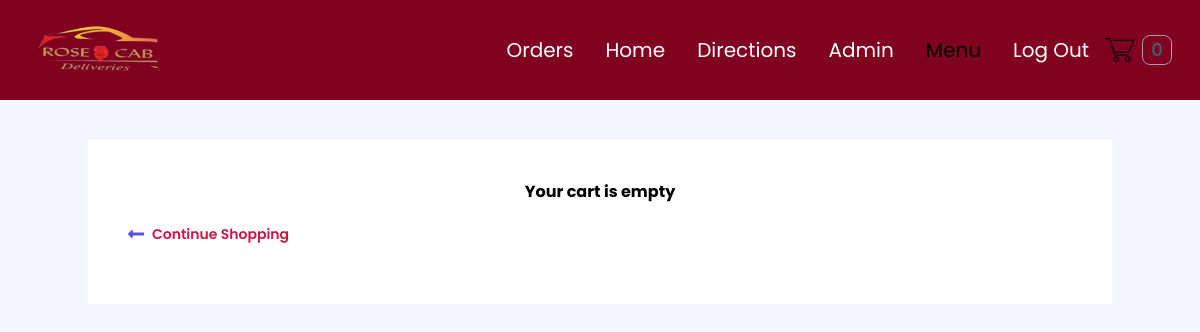
The page /cart/ (signed in) on the database as committed earlier.
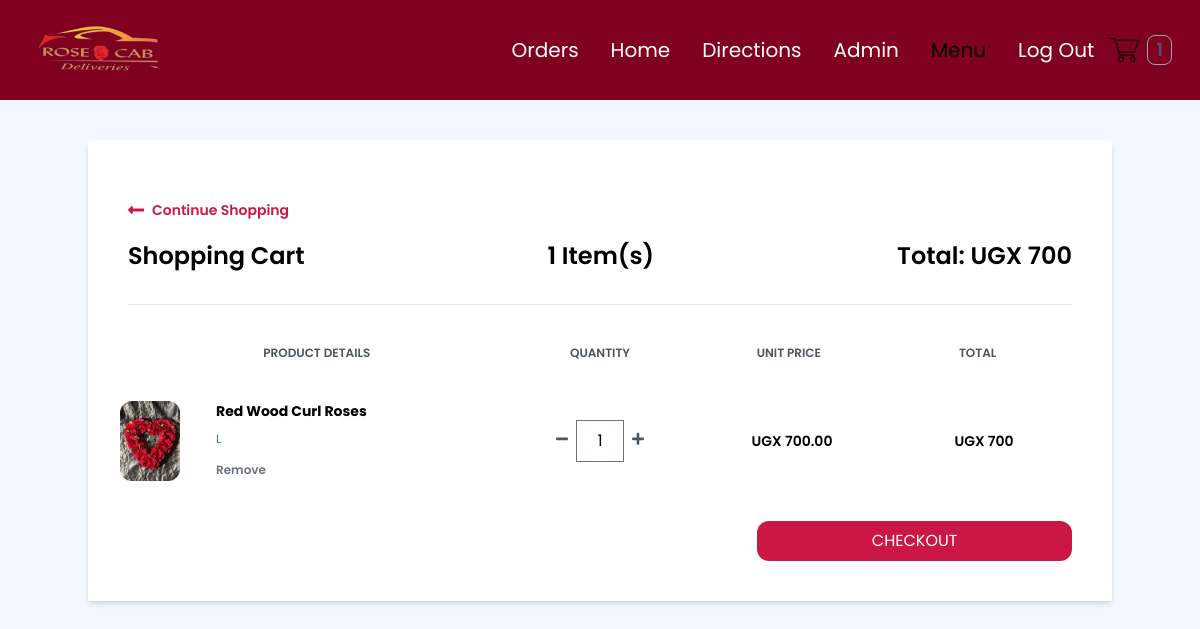
The same page on the database as committed later.
### order/models.py (models this page shows, shortened)
class Order(models.Model):
    PAYMENT_CHOICES = (("cash", "cash"), ("online", "online"))
    DELIVERY_CHOICES = (("delivery", "delivery"), ("carryout", "carryout"))
    transaction_id = models.UUIDField(
        primary_key=True, default=uuid.uuid4, editable=True
    )
    customer = models.ForeignKey(Customer, on_delete=models.CASCADE)
    STATUS =(
        ('Pending','Pending'),
        ('Order Confirmed','Order Confirmed'),
        ('Out for Delivery','Out for Delivery'),
        ('Delivered','Delivered'),
    )
    status=models.CharField(max_length=50,null=True,choices=STATUS,default='Pending')
    date_ordered = models.DateTimeField(auto_now_add=True)
    date_modified = models.DateTimeField(auto_now=True)
    complete = models.BooleanField(default=False)
    paid = models.BooleanField(default=False)
    payment_method = models.CharField(max_length=10, choices=PAYMENT_CHOICES)
    delivery_method = models.CharField(max_length=10, choices=DELIVERY_CHOICES)
    shipping = models.ForeignKey(
        "ShippingAddress", on_delete=models.SET_NULL, blank=True, null=True
    )
    pickup = models.ForeignKey(
        "PickUpDetail", on_delete=models.SET_NULL, blank=True, null=True
    )
    coupon = models.ForeignKey(
        "Coupon", on_delete=models.SET_NULL, blank=True, null=True
    )
    email = models.EmailField(max_length=70, null=True, blank=True)
    phone = models.CharField(max_length=20, null=True, blank=True)
    @property
    def get_cart_subtotal(self):
        order_items = self.orderitem_set.all()
        total = sum([item.get_total for item in order_items])
        return total
    get_cart_subtotal.fget.short_description = "Subtotal"
    @property
    def get_cart_total(self):
        total = self.get_cart_subtotal
        if self.coupon:
            total = total - self.get_coupon_value
        return total
    get_cart_total.fget.short_description = "Total"
    @property
    def get_cart_items(self):
        order_items = self.orderitem_set.all()
        total = sum([item.quantity for item in order_items])
        return total
    get_cart_items.fget.short_description = "# Items"
    @property
    def get_coupon_value(self):
        if self.coupon:
            if self.coupon.discount_type == "Percent":
                coupon_value = round(
                    self.get_cart_subtotal * self.coupon.discount_amount / 100, 2
                )
            else:
                coupon_value = self.coupon.discount_amount
        else:
            coupon_value = None
        return coupon_value
    get_coupon_value.fget.short_description = "Coupon"

class OrderItem(models.Model):
    product = models.ForeignKey(Product, on_delete=models.CASCADE)
    order = models.ForeignKey(Order, on_delete=models.CASCADE)
    variation = models.ForeignKey(
        ProductVariant, on_delete=models.SET_NULL, blank=True, null=True
    )
    quantity = models.IntegerField(default=0)
    date_added = models.DateTimeField(auto_now_add=True)
    @property
    def get_total(self):
        if self.product.has_variants:
            total = self.variation.price * self.quantity
        else:
            total = self.product.price * self.quantity
        return total
    get_total.fget.short_description = "Total"
    def image_tag(self):
        return mark_safe(
            f'<img src="{self.product.image.url}" width="100" height="100" />'
        )
    image_tag.short_description = "Image"

### store/models.py (models this page shows, shortened)
class Product(models.Model):
    id = models.UUIDField(primary_key=True, default=uuid.uuid4, editable=False)
    name = models.CharField(max_length=100)
    price = models.DecimalField(max_digits=6, decimal_places=2, blank=True, null=True)
    desc = models.TextField(max_length=500, blank=True, null=True)
    image = models.ImageField(blank=True, upload_to="images")
    created_at = models.DateField(auto_now_add=True)
    updated_at = models.DateField(auto_now=True)
    product_category = models.ForeignKey(
        "Category", on_delete=models.CASCADE, null=True, blank=True
    )
    class Meta:
        ordering = ("product_category",)
    def image_tag(self):  # pragma: no cover
        if self.image:
            return mark_safe(f'<img src="{self.image.url}" width="100" height="100" />')
    image_tag.short_description = "Image"
    @property
    def has_variants(self):
        if self.productvariant_set.count() > 0:
            return True
        else:
            return False

class ProductVariant(models.Model):
    title = models.CharField(max_length=100, blank=True, null=True)
    product = models.ForeignKey(Product, on_delete=models.CASCADE)
    size = models.ForeignKey(Size, on_delete=models.CASCADE)
    price = models.DecimalField(max_digits=6, decimal_places=2)

class Size(models.Model):
    name = models.CharField(max_length=20, blank=True, null=True, unique=True)

### order/views.py (the view)
# urls.py: path("cart/", views.cart, name="cart"),
def cart(request):
    try:
        customer = get_customer_or_guest(request)
    except:
        return redirect("store:products")
    customer_order = Order.objects.filter(customer=customer, complete=False)
    if customer_order.exists():
        customer_items = OrderItem.objects.filter(order_id__in=customer_order).order_by(
            "product__name", "-variation__size"
        )
        customer_order = customer_order[0]
    else:
        customer_order, customer_items = None, None
    context = {
        "order": customer_order,
        "items": customer_items,
    }
    return render(request, "order/cart.html", context)

### order/views.py (called while the page is built)
def get_customer_or_guest(request):
    if request.user.is_authenticated:
        customer = request.user.customer
    else:
        customer, created = Customer.objects.get_or_create(
            device=request.COOKIES["device"]
        )
    return customer

### store/context_processors.py (called while the page is built, shortened)
def get_cart_quantity(request):
    if request.user.is_authenticated:
        try:
            customer = request.user.customer
        except:
            number_of_items = 0
    try:
        customer_order = Order.objects.filter(customer=customer, complete=False)[0]
        number_of_items = customer_order.get_cart_items
    except:
        number_of_items = 0
    return {"cart_quantity": number_of_items}

### templates/order/cart.html (shortened to what this page needs)
{% extends 'store/base.html' %} {% block content %} {% if not items %}
<div class="container mx-auto mt-10">
  <div class="w-full bg-white p-10 text-center">
    <h2 class="font-bold">Your cart is empty</h2>
    <div>
      <a id="links"
        href="{% url 'store:products' %}"
        class="flex font-semibold text-indigo-600 text-sm my-5 w-1/4"
      >
        <svg
          class="fill-current mr-2 text-indigo-600 w-4"
          viewBox="0 0 448 512"
        >
          <path
            d="M134.059 296H436c6.627 0 12-5.373 12-12v-56c0-6.627-5.373-12-12-12H134.059v-46.059c0-21.382-25.851-32.09-40.971-16.971L7.029 239.029c-9.373 9.373-9.373 24.569 0 33.941l86.059 86.059c15.119 15.119 40.971 4.411 40.971-16.971V296z"
          />
        </svg>
        Continue Shopping
      </a>
    </div>
  </div>
</div>
{% else %}
<div class="container mx-auto mt-10">
  <div class="flex flex-col shadow-md my-10">
    <div class="w-full bg-white p-3 md:p-10">
      <a id="links"
        href="{% url 'store:products' %}"
        class="flex font-semibold text-sm my-5 w-1/4"
      >
        <svg
          class="fill-current mr-2 w-4"
          viewBox="0 0 448 512"
        >
          <path
            d="M134.059 296H436c6.627 0 12-5.373 12-12v-56c0-6.627-5.373-12-12-12H134.059v-46.059c0-21.382-25.851-32.09-40.971-16.971L7.029 239.029c-9.373 9.373-9.373 24.569 0 33.941l86.059 86.059c15.119 15.119 40.971 4.411 40.971-16.971V296z"
          />
        </svg>
        Continue Shopping
      </a>
      <div class="flex justify-between border-b pb-8">
        <h1 class="font-semibold text-2xl">Shopping Cart</h1>
        <h2 class="font-semibold text-2xl">{{order.get_cart_items}} Item(s)</h2>
        <h2 class="font-semibold text-2xl">
          Total: UGX&nbsp;{{order.get_cart_subtotal|floatformat:0}}
        </h2>
      </div>
      <div
        class="flex mt-10 mb-5 font-semibold text-center text-gray-600 text-xs uppercase"
      >
        <h3 class="w-2/5">Product Details</h3>
        <h3 class="w-1/5 text-center">Quantity</h3>
        <h3 class="w-1/5 text-center">Unit Price</h3>
        <h3 class="w-1/5 text-center">Total</h3>
      </div>
      {% for item in items %}
      <div class="flex items-center hover:bg-gray-100 -mx-8 px-6 py-5">
        <div class="flex w-2/5">
          <div class="w-20">
            <img
              class="h-20 rounded-xl"
              src="{{item.product.image.url}}"
              alt=""
            />
          </div>
          <div class="flex flex-col justify-between ml-4 flex-grow">
            <span class="font-bold text-sm">{{ item.product.name|title }}</span>
            <span class="text-green-500 text-xs"
              >{{item.variation.size.name}}</span
            >
            <form
              action="{% url 'order:remove-from-cart' item.id %}"
              method="post"
            >
              <button
                type="submit"
                class="font-semibold hover:text-red-500 text-gray-500 text-xs"
              >
                Remove
              </button>
            </form>
          </div>
        </div>
        <div
          class="flex justify-center items-center w-1/5 individual-container"
        >
          <form
            action="{% url 'order:reduce-product-quantity' item.pk %}"
            method="post"
          >
            <button type="submit">
              <svg class="fill-current text-gray-600 w-3" viewBox="0 0 448 512">
                <path
                  d="M416 208H32c-17.67 0-32 14.33-32 32v32c0 17.67 14.33 32 32 32h384c17.67 0 32-14.33 32-32v-32c0-17.67-14.33-32-32-32z"
                />
              </svg>
            </button>
          </form>
          <input
            class="quantity mx-2 border text-center w-12"
            type="number"
            value="{{item.quantity}}"
            min="1"
            oninput="validity.valid||(value='');"
            id="{{item.pk}}"
          />
          <form
            action="{% url 'order:increase-product-quantity' item.pk %}"
            method="post"
          >
            <button type="submit">
            </button>
          </form>
        </div>
        <h1 class="text-center w-1/5 font-semibold text-sm">
          UGX&nbsp;{% firstof item.variation.price item.product.price|floatformat:0 %}
        </h1>
        <span class="text-center w-1/5 font-semibold text-sm"
          >UGX&nbsp;{{item.get_total|floatformat:0}}</span
        >
      </div>
      {% endfor %}
      <div class="mt-5">
        <form action="{% url 'order:checkout' %}" method="POST">
          <button id="add-cart-btn"
            type="submit"
            class="rounded-xl w-1/3 py-2 mt-2 uppercase flex items-center justify-center ml-auto"
          >
            Checkout
          </button>
        </form>
      </div>
    </div>
  </div>
</div>
{% endif %}
{% endblock %}

### templates/store/base.html (shortened to what this page needs)
{% load static %}
<!DOCTYPE html>
<html lang="en">
<head>
  <link href="https://cdnjs.cloudflare.com/ajax/libs/font-awesome/5.10.0/css/all.min.css" rel="stylesheet">
  <link rel="stylesheet" href="{% static 'store/src/styles.css' %}" />
  <link rel="stylesheet" href="{% static 'store/src/customStyles.css' %}" />
  <link rel="stylesheet" href="//cdnjs.cloudflare.com/ajax/libs/timepicker/1.3.5/jquery.timepicker.min.css" />
</head>
<body class="m-0 p-0" style="background-color: rgb(243, 246, 255);">
  <nav class="p-5 flex" style="background-color:#800020; font-family: 'Poppins', sans-serif;">
    <div class="flex justify-between items-center">
      <a href="{% url 'store:products' %}" class="flex">
        <h1 class="m-0 display-4 text-primary"><span class="text-secondary"><img
          src="{% static 'home/img/rosecab.png' %}" alt="logo" style="height: 60px; width:150px;"></span></h1>
      </a>
    </div>
    {% with request.resolver_match.url_name as url_name %}
    <ul class="flex ml-auto items-center">
      {% if user.is_authenticated %}
      <li
        class="text-xl mx-4 hover:text-teal-900 duration-500 {% if url_name == 'my_orders' %} text-teal-700 {% endif %}">
        <a href="{% url 'users:my_orders' %}">Orders</a>
      </li>
      {% endif %}
      <li
        class="text-xl mx-4 hover:text-teal-900 duration-500 {% if url_name == 'products' %} text-teal-700 {% endif %}">
        <a href="{% url 'store:products' %}">Home</a>
      </li>
      <li
        class="text-xl mx-4 hover:text-teal-900 duration-500 {% if url_name == 'directions' %} text-teal-700 {% endif %}">
        <a href="{% url 'directions' %}">Directions</a>
      </li>
      <li class="text-xl mx-4 hover:text-teal-900 duration-500 {% if url_name == 'admin_login' %} text-teal-700 {% endif %}" >
        <a href="{% url 'admin_login' %}">Admin</a>
      </li>
      <li id="menu" class="text-xl">
        <div class="dropdown inline-block relative z-10">
          <button
            class="hover:text-teal-900 py-2 px-4 inline-flex items-center {% if url_name in 'pizzas, drinks, sides' %} text-teal-700 {% endif %}">
            Menu
          </button>
        </div>
      </li>
      {% if user.is_authenticated %}
      <li class="text-xl mx-4 hover:text-teal-900 duration-500">
        <a href="{% url 'users:logout' %}">Log Out</a>
      </li>
      {% endif %}
      <li class="shrink-0">
        <a href="{% url 'order:cart' %}">
          <img class="h-6" src="{% static 'store/images/cart1.png' %}" alt="cart" id="cart-image" />
        </a>
      </li>
      <li class="p-2">
        <div class="rounded-lg border border-gray-400 px-2">
          <p class="cart-count text-lg text-gray-600 font-semibold">
            {{cart_quantity}}
          </p>
        </div>
      </li>
    </ul>
    {% endwith %}
  </nav>
  {% block content %} {% endblock %}
</body>
</html>

### templates/store/base.html (style rules this page uses)
body { font-family: "Poppins", sans-serif; }
#add-cart-btn { background-color: rgb(204, 22, 67); color: white; border: none; font-size: 16px; position: relative; transition: transform 0.6s; }
li a { color: white; }
#links { color:rgb(204, 22, 67); }

Rows that differ between the two databases and show on the page:
added Order: get_cart_items "1", get_cart_subtotal "700"
added OrderItem: product.image (picture), product.name "Red Wood Curl Roses", variation.size.name "L", quantity "1", variation.price "700.00", get_total "700"
Other text that changed with them:
{{ cart_quantity }}: "0" → "1"
text no longer shown: "Your cart is empty"
text now shown: "Shopping Cart Item(s) Total: UGX PRODUCT DETAILS QUANTITY UNIT PRICE TOTAL CHECKOUT"
